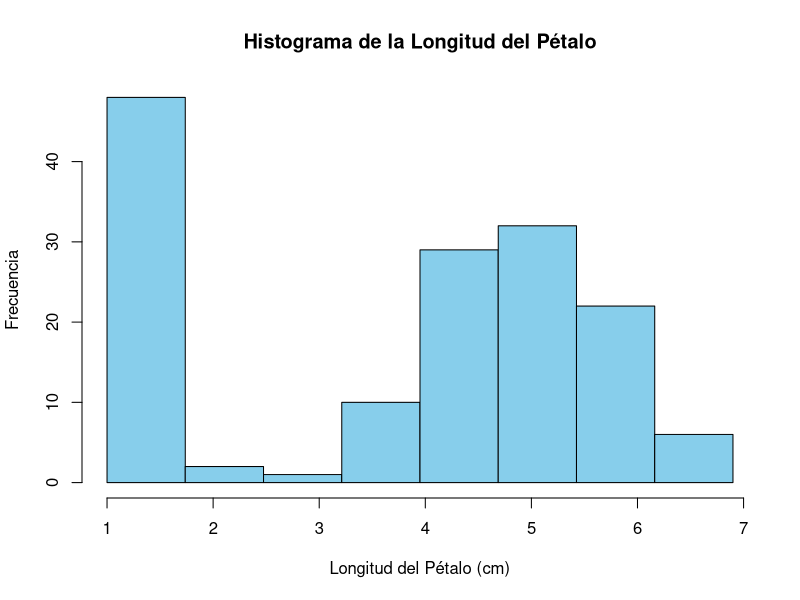
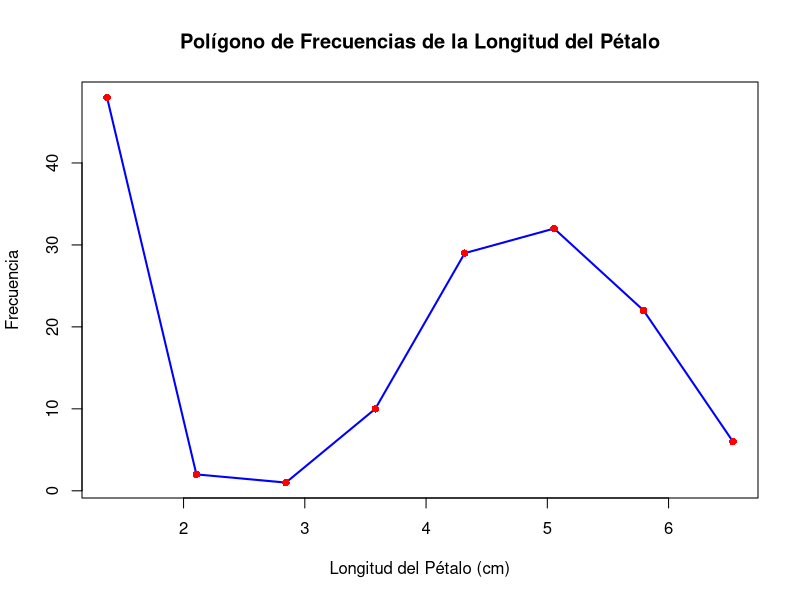
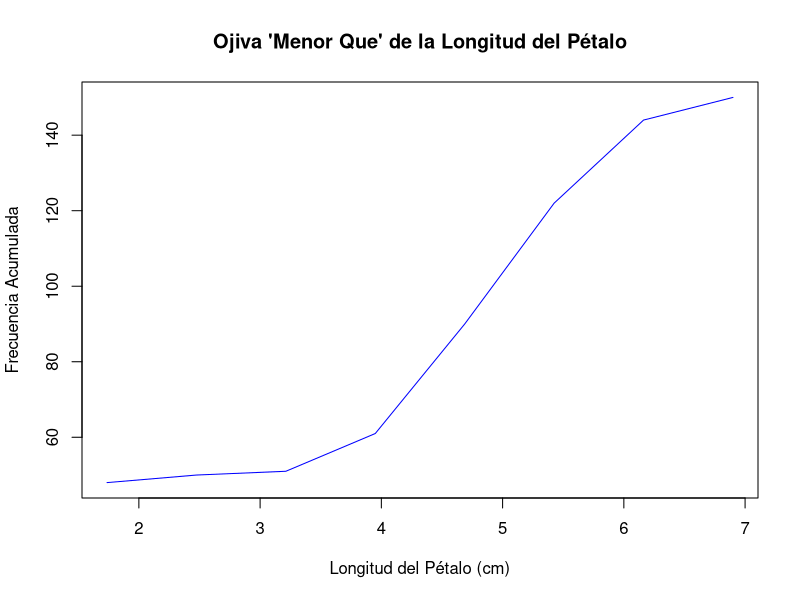
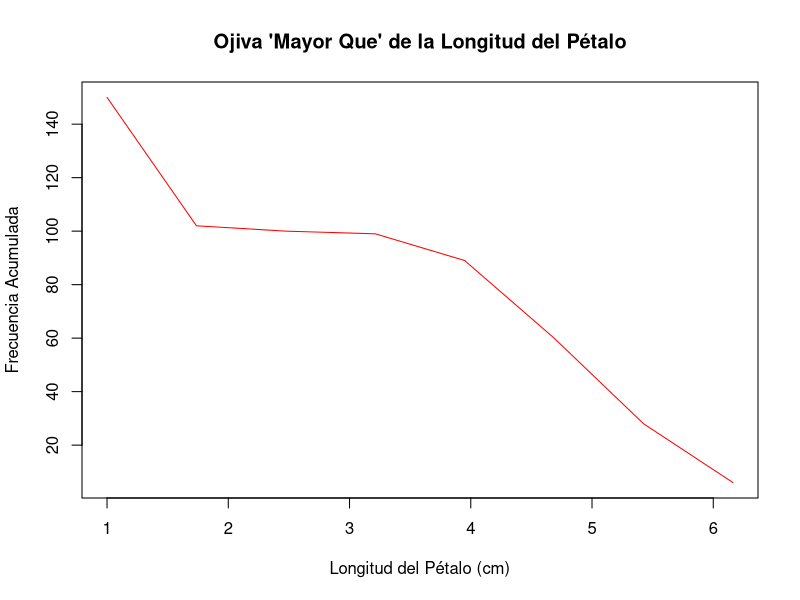
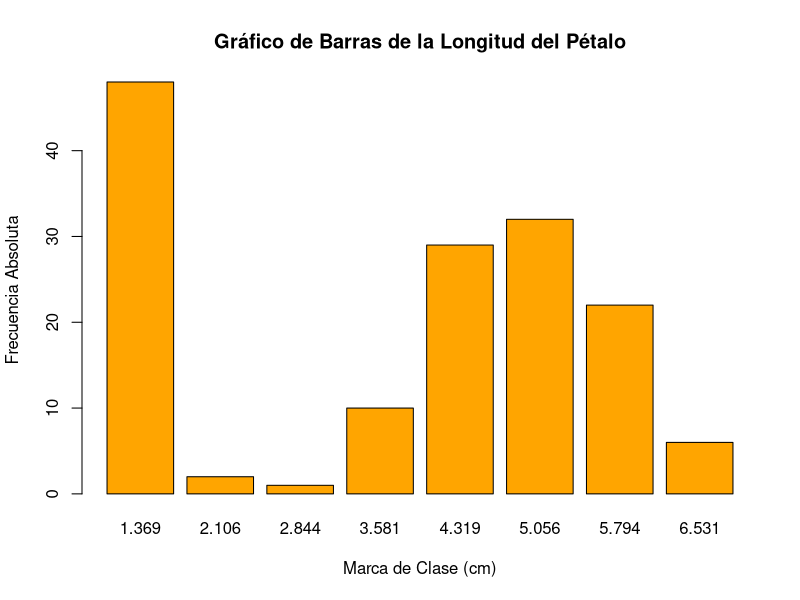

The R script that drew these images, in order:
## ---- chunk 1
# Instalación y carga de paquetes necesarios
## Para manipulación y visualización de datos
if (!require(tidyverse)) install.packages("tidyverse")
## Para exportar archivos en excel
if (!require(writexl)) install.packages("writexl")
## Para importar archivos en excel
if (!require(readxl)) install.packages("readxl")

## ---- chunk 2
# Cargar el dataset iris
data(iris)

# Extraer la variable longitud de pétalo
longitud_petalo <- iris$Petal.Length

## ---- chunk 3
# Función para calcular parámetros de agrupamiento
calcular_parametros_agrupamiento <- function(datos) {
  n <- length(datos)
  x_min <- min(datos)
  x_max <- max(datos)
  rango <- x_max - x_min
  
  # Regla de Sturges para número de clases
  k <- round(1 + 3.322 * log10(n))
  
  # Amplitud de clase
  amplitud <- rango / k
  
  return(list(
    n = n,
    x_min = x_min,
    x_max = x_max,
    rango = rango,
    k = k,
    amplitud = amplitud
  ))
}




## ---- chunk 4
# Aplicar función
parametros <- calcular_parametros_agrupamiento(longitud_petalo)
# Visualizar el resultado
parametros
## ---- chunk 5
# Función para construir tabla de frecuencias
construir_tabla_frecuencias <- function(datos, parametros) {
  # Crear límites de clase
  limite_inferior <- seq(parametros$x_min, 
                        parametros$x_max - parametros$amplitud, 
                        by = parametros$amplitud)
  limite_superior <- seq(parametros$x_min + parametros$amplitud, 
                        parametros$x_max, 
                        by = parametros$amplitud)
  
  # Ajustar último límite superior
  limite_superior[length(limite_superior)] <- parametros$x_max
  
  # Calcular marcas de clase
  marca_clase <- (limite_inferior + limite_superior) / 2
  
  # Calcular frecuencias absolutas usando cut()
  intervalos <- cut(datos, 
                   breaks = c(limite_inferior, parametros$x_max),
                   include.lowest = TRUE,
                   right = FALSE)
  frecuencia_absoluta <- as.numeric(table(intervalos))
  
  # Calcular frecuencias derivadas
  frecuencia_relativa <- frecuencia_absoluta / parametros$n
  frecuencia_acumulada <- cumsum(frecuencia_absoluta)
  fi_xi <- frecuencia_absoluta * marca_clase
  fi_xi2 <- frecuencia_absoluta * (marca_clase^2)
  
  # Crear tabla
  tabla <- data.frame(
    Clase = 1:parametros$k,
    Limite_Inferior = limite_inferior,
    Limite_Superior = limite_superior,
    Marca_Clase = round(marca_clase, 3),
    Frecuencia_Absoluta = frecuencia_absoluta,
    Frecuencia_Relativa = round(frecuencia_relativa, 4),
    Frecuencia_Acumulada = frecuencia_acumulada,
    fi_xi = round(fi_xi, 3),
    fi_xi2 = round(fi_xi2, 3)
  )
  
  return(tabla)
}


## ---- chunk 6
# Construir tabla de frecuencias
tabla_freq <- construir_tabla_frecuencias(longitud_petalo, parametros)

# Mostrar tabla
tabla_freq
## ---- chunk 7
# Función para calcular medidas de tendencia central
calcular_tendencia_central <- function(tabla, parametros) {
  # Media aritmética
  media <- sum(tabla$fi_xi) / parametros$n
  
  # Mediana
  posicion_mediana <- parametros$n / 2
  clase_mediana <- which(tabla$Frecuencia_Acumulada >= posicion_mediana)[1]
  fa_anterior <- ifelse(clase_mediana == 1, 0, 
                       tabla$Frecuencia_Acumulada[clase_mediana - 1])
  
  mediana <- tabla$Limite_Inferior[clase_mediana] + 
            ((posicion_mediana - fa_anterior) / 
             tabla$Frecuencia_Absoluta[clase_mediana]) * parametros$amplitud
  
  # Moda
  clase_modal <- which.max(tabla$Frecuencia_Absoluta)
  d1 <- tabla$Frecuencia_Absoluta[clase_modal] - 
       ifelse(clase_modal == 1, 0, 
              tabla$Frecuencia_Absoluta[clase_modal - 1])
  d2 <- tabla$Frecuencia_Absoluta[clase_modal] - 
       ifelse(clase_modal == parametros$k, 0, 
              tabla$Frecuencia_Absoluta[clase_modal + 1])
  
  moda <- tabla$Limite_Inferior[clase_modal] + 
         (d1 / (d1 + d2)) * parametros$amplitud
  
  return(list(media = media, mediana = mediana, moda = moda))
}


## ---- chunk 8
# Calcular medidas
tendencia <- calcular_tendencia_central(tabla_freq, parametros)

# Mostrar resultados 
tendencia
## ---- chunk 9
# Función para calcular medidas de dispersión
calcular_dispersion <- function(tabla, parametros, media) {
  # Rango aproximado
  rango_aprox <- tabla$Limite_Superior[parametros$k] - 
                tabla$Limite_Inferior[1]
  
  # Varianza
  varianza <- (sum(tabla$fi_xi2) - (sum(tabla$fi_xi)^2 / parametros$n)) / 
             (parametros$n - 1)
  
  # Desviación estándar
  desviacion_std <- sqrt(varianza)
  
  # Coeficiente de variación
  cv <- (desviacion_std / media) * 100
  
  return(list(
    rango = rango_aprox,
    varianza = varianza,
    desviacion_std = desviacion_std,
    cv = cv
  ))
}


## ---- chunk 10
# Calcular medidas de dispersión
dispersion <- calcular_dispersion(tabla_freq, parametros, tendencia$media)

# Mostrar los resultados
dispersion
## ---- chunk 11
# Función para calcular cuartiles y percentiles
calcular_posicion_relativa <- function(tabla,
                                       parametros, posicion, 
                                       tipo = "cuartil") {
  if (tipo == "cuartil") {
    pos_valor <- posicion * parametros$n / 4
  } else if (tipo == "percentil") {
    pos_valor <- posicion * parametros$n / 100
  }
  
  clase_objetivo <- which(tabla$Frecuencia_Acumulada >= pos_valor)[1]
  fa_anterior <- ifelse(clase_objetivo == 1, 0, 
                       tabla$Frecuencia_Acumulada[clase_objetivo - 1])
  
  valor <- tabla$Limite_Inferior[clase_objetivo] + 
          ((pos_valor - fa_anterior) / 
           tabla$Frecuencia_Absoluta[clase_objetivo]) * parametros$amplitud
  
  return(valor)
}


## ---- chunk 12
# Calcular Q1 y P80
Q1 <- calcular_posicion_relativa(tabla_freq, parametros, 1, "cuartil");Q1
P80 <- calcular_posicion_relativa(tabla_freq, parametros, 80, "percentil");P80


## ---- chunk 13
hist(longitud_petalo, 
     breaks = seq(min(iris$Petal.Length), 
                  max(iris$Petal.Length), 
                  length.out = parametros$k + 1),
     main = "Histograma de la Longitud del Pétalo",
     xlab = "Longitud del Pétalo (cm)",
     ylab = "Frecuencia",
     col = "skyblue",
     border = "black")
## ---- chunk 14

# Crear el polígono de frecuencias
plot(tabla_freq$Marca_Clase,
     tabla_freq$Frecuencia_Absoluta, 
     type = "l",  # "l" para líneas
     main = "Polígono de Frecuencias de la Longitud del Pétalo",
     xlab = "Longitud del Pétalo (cm)",
     ylab = "Frecuencia",
     col = "blue",
     lwd = 2)  # Grosor de la línea

# Agregar puntos en las marcas de clase
points(tabla_freq$Marca_Clase,
       tabla_freq$Frecuencia_Absoluta, 
       col = "red", pch = 16)  
# pch = 16 para círculos rellenos
## ---- chunk 15
# Ojiva "Menor Que"
plot(tabla_freq$Limite_Superior, tabla_freq$Frecuencia_Acumulada, 
     type = "l",
     main = "Ojiva 'Menor Que' de la Longitud del Pétalo",
     xlab = "Longitud del Pétalo (cm)",
     ylab = "Frecuencia Acumulada",
     col = "blue")

# Ojiva "Mayor Que"
frecuencia_acumulada_mayor_que <- rev(cumsum(rev(tabla_freq$Frecuencia_Absoluta)))
plot(tabla_freq$Limite_Inferior, frecuencia_acumulada_mayor_que,
     type = "l",
     main = "Ojiva 'Mayor Que' de la Longitud del Pétalo",
     xlab = "Longitud del Pétalo (cm)",
     ylab = "Frecuencia Acumulada",
     col = "red")

## ---- chunk 16
barplot(tabla_freq$Frecuencia_Absoluta,
        names.arg = tabla_freq$Marca_Clase,
        main = "Gráfico de Barras de la Longitud del Pétalo",
        xlab = "Marca de Clase (cm)",
        ylab = "Frecuencia Absoluta",
        col = "orange",
        border = "black")
## ---- chunk 17
#Importar tabla de frecuencias
tabla<-read_excel("tabla_frecuencias.xlsx")

## ---- chunk 18
# Funcion personalizada para calcular los parametros
calcular_parametros_desde_tabla <- function(tabla) {
  n <- sum(tabla$Frecuencia_Absoluta)
  x_min <- min(tabla$Limite_Inferior)
  x_max <- max(tabla$Limite_Superior)
  rango <- x_max - x_min
  k <- nrow(tabla)
  amplitud <- (tabla$Limite_Superior[1] - tabla$Limite_Inferior[1])

  return(list(
    n = n,
    x_min = x_min,
    x_max = x_max,
    rango = rango,
    k = k,
    amplitud = amplitud
  ))
}
## ---- chunk 19
# Estimar los parametros de agrupacion a partir de la tabla de frecuencias
parametros_tabla <- calcular_parametros_desde_tabla(tabla)

## ---- chunk 20
    # Calcular medidas
    tendencia_tabla <- calcular_tendencia_central(tabla, parametros_tabla)

    # Mostrar resultados 
    tendencia_tabla
## ---- chunk 21
    # Calcular medidas de dispersión
    dispersion_tabla <- calcular_dispersion(tabla, 
                                            parametros_tabla, 
                                            tendencia_tabla$media)

    # Mostrar los resultados
    dispersion_tabla
## ---- chunk 22
    # Calcular Q1 y P80
    Q1_tabla <- calcular_posicion_relativa(tabla, parametros_tabla,
                                           1, "cuartil");Q1_tabla
    P80_tabla <- calcular_posicion_relativa(tabla, parametros_tabla,
                                            80, "percentil");P80_tabla
